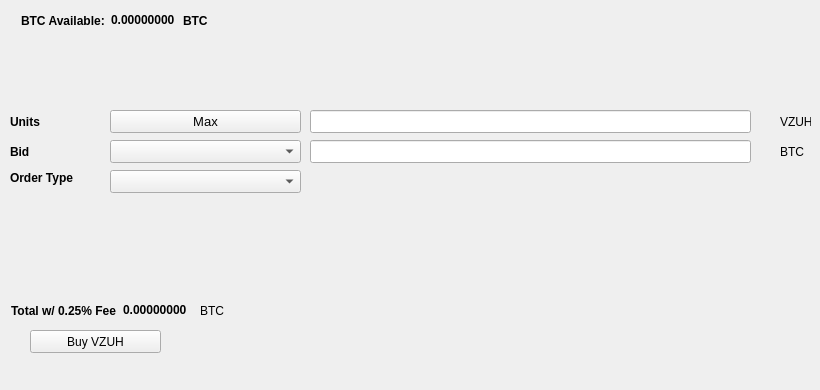
   <widget class="QWidget" name="BuyTab">
    <attribute name="title">
     <string>Buy</string>
    </attribute>
    <widget class="QPushButton" name="BuyVZUH">
     <property name="geometry">
      <rect>
       <x>30</x>
       <y>330</y>
       <width>131</width>
       <height>23</height>
      </rect>
     </property>
     <property name="text">
      <string>Buy VZUH</string>
     </property>
     <property name="icon">
      <iconset resource="../vzuh.qrc">
       <normaloff>:/icons/bitcoin</normaloff>:/icons/bitcoin</iconset>
     </property>
    </widget>
    <widget class="QLabel" name="label_3">
     <property name="geometry">
      <rect>
       <x>10</x>
       <y>110</y>
       <width>46</width>
       <height>23</height>
      </rect>
     </property>
     <property name="font">
      <font>
       <weight>75</weight>
       <bold>true</bold>
      </font>
     </property>
     <property name="text">
      <string>Units</string>
     </property>
    </widget>
    <widget class="QLineEdit" name="UnitsInput">
     <property name="geometry">
      <rect>
       <x>310</x>
       <y>110</y>
       <width>441</width>
       <height>23</height>
      </rect>
     </property>
     <property name="font">
      <font>
       <pointsize>9</pointsize>
       <weight>75</weight>
       <bold>true</bold>
      </font>
     </property>
    </widget>
    <widget class="QLineEdit" name="BuyBidPriceEdit">
     <property name="geometry">
      <rect>
       <x>310</x>
       <y>140</y>
       <width>441</width>
       <height>23</height>
      </rect>
     </property>
     <property name="font">
      <font>
       <pointsize>9</pointsize>
       <weight>75</weight>
       <bold>true</bold>
      </font>
     </property>
    </widget>
    <widget class="QLabel" name="label_4">
     <property name="geometry">
      <rect>
       <x>780</x>
       <y>110</y>
       <width>31</width>
       <height>23</height>
      </rect>
     </property>
     <property name="text">
      <string>VZUH</string>
     </property>
    </widget>
    <widget class="QLabel" name="label_5">
     <property name="geometry">
      <rect>
       <x>780</x>
       <y>140</y>
       <width>31</width>
       <height>23</height>
      </rect>
     </property>
     <property name="text">
      <string>BTC</string>
     </property>
    </widget>
    <widget class="QLabel" name="label_6">
     <property name="geometry">
      <rect>
       <x>10</x>
       <y>140</y>
       <width>46</width>
       <height>23</height>
      </rect>
     </property>
     <property name="font">
      <font>
       <weight>75</weight>
       <bold>true</bold>
      </font>
     </property>
     <property name="text">
      <string>Bid</string>
     </property>
    </widget>
    <widget class="QLabel" name="label_7">
     <property name="geometry">
      <rect>
       <x>10</x>
       <y>170</y>
       <width>91</width>
       <height>16</height>
      </rect>
     </property>
     <property name="font">
      <font>
       <weight>75</weight>
       <bold>true</bold>
      </font>
     </property>
     <property name="text">
      <string>Order Type</string>
     </property>
    </widget>
    <widget class="QPushButton" name="Buy_Max_Amount">
     <property name="geometry">
      <rect>
       <x>110</x>
       <y>110</y>
       <width>191</width>
       <height>23</height>
      </rect>
     </property>
     <property name="font">
      <font>
       <pointsize>10</pointsize>
      </font>
     </property>
     <property name="text">
      <string>Max</string>
     </property>
    </widget>
    <widget class="QComboBox" name="BuyBidcomboBox">
     <property name="geometry">
      <rect>
       <x>110</x>
       <y>140</y>
       <width>191</width>
       <height>23</height>
      </rect>
     </property>
     <property name="font">
      <font>
       <pointsize>10</pointsize>
      </font>
     </property>
    </widget>
    <widget class="QComboBox" name="buyOrdertypeCombo">
     <property name="geometry">
      <rect>
       <x>110</x>
       <y>170</y>
       <width>191</width>
       <height>23</height>
      </rect>
     </property>
     <property name="font">
      <font>
       <pointsize>10</pointsize>
      </font>
     </property>
    </widget>
    <widget class="QWidget" name="layoutWidget1">
     <property name="geometry">
      <rect>
       <x>21</x>
       <y>11</y>
       <width>227</width>
       <height>19</height>
      </rect>
     </property>
     <layout class="QHBoxLayout" name="horizontalLayout_3">
      <item>
       <widget class="QLabel" name="label232">
        <property name="font">
         <font>
          <weight>75</weight>
          <bold>true</bold>
         </font>
        </property>
        <property name="text">
         <string>BTC Available:</string>
        </property>
       </widget>
      </item>
      <item>
       <widget class="QLabel" name="BtcAvailableLbl">
        <property name="palette">
         <palette>
          <active>
           <colorrole role="WindowText">
            <brush brushstyle="SolidPattern">
             <color alpha="255">
              <red>0</red>
              <green>0</green>
              <blue>0</blue>
             </color>
            </brush>
           </colorrole>
           <colorrole role="Button">
            <brush brushstyle="SolidPattern">
             <color alpha="255">
              <red>0</red>
              <green>170</green>
              <blue>0</blue>
             </color>
            </brush>
           </colorrole>
           <colorrole role="Light">
            <brush brushstyle="SolidPattern">
             <color alpha="255">
              <red>0</red>
              <green>255</green>
              <blue>0</blue>
             </color>
            </brush>
           </colorrole>
           <colorrole role="Midlight">
            <brush brushstyle="SolidPattern">
             <color alpha="255">
              <red>0</red>
              <green>212</green>
              <blue>0</blue>
             </color>
            </brush>
           </colorrole>
           <colorrole role="Dark">
            <brush brushstyle="SolidPattern">
             <color alpha="255">
              <red>0</red>
              <green>85</green>
              <blue>0</blue>
             </color>
            </brush>
           </colorrole>
           <colorrole role="Mid">
            <brush brushstyle="SolidPattern">
             <color alpha="255">
              <red>0</red>
              <green>113</green>
              <blue>0</blue>
             </color>
            </brush>
           </colorrole>
           <colorrole role="Text">
            <brush brushstyle="SolidPattern">
             <color alpha="255">
              <red>0</red>
              <green>170</green>
              <blue>0</blue>
             </color>
            </brush>
           </colorrole>
           <colorrole role="BrightText">
            <brush brushstyle="SolidPattern">
             <color alpha="255">
              <red>255</red>
              <green>255</green>
              <blue>255</blue>
             </color>
            </brush>
           </colorrole>
           <colorrole role="ButtonText">
            <brush brushstyle="SolidPattern">
             <color alpha="255">
              <red>0</red>
              <green>0</green>
              <blue>0</blue>
             </color>
            </brush>
           </colorrole>
           <colorrole role="Base">
            <brush brushstyle="SolidPattern">
             <color alpha="255">
              <red>255</red>
              <green>255</green>
              <blue>255</blue>
             </color>
            </brush>
           </colorrole>
           <colorrole role="Window">
            <brush brushstyle="SolidPattern">
             <color alpha="255">
              <red>0</red>
              <green>170</green>
              <blue>0</blue>
             </color>
            </brush>
           </colorrole>
           <colorrole role="Shadow">
            <brush brushstyle="SolidPattern">
             <color alpha="255">
              <red>0</red>
              <green>0</green>
              <blue>0</blue>
             </color>
            </brush>
           </colorrole>
           <colorrole role="AlternateBase">
            <brush brushstyle="SolidPattern">
             <color alpha="255">
              <red>127</red>
              <green>212</green>
              <blue>127</blue>
             </color>
            </brush>
           </colorrole>
           <colorrole role="ToolTipBase">
            <brush brushstyle="SolidPattern">
             <color alpha="255">
              <red>255</red>
              <green>255</green>
              <blue>220</blue>
             </color>
            </brush>
           </colorrole>
           <colorrole role="ToolTipText">
            <brush brushstyle="SolidPattern">
             <color alpha="255">
              <red>0</red>
              <green>0</green>
              <blue>0</blue>
             </color>
            </brush>
           </colorrole>
          </active>
          <inactive>
           <colorrole role="WindowText">
            <brush brushstyle="SolidPattern">
             <color alpha="255">
              <red>0</red>
              <green>0</green>
              <blue>0</blue>
             </color>
            </brush>
           </colorrole>
           <colorrole role="Button">
            <brush brushstyle="SolidPattern">
             <color alpha="255">
              <red>0</red>
              <green>170</green>
              <blue>0</blue>
             </color>
            </brush>
           </colorrole>
           <colorrole role="Light">
            <brush brushstyle="SolidPattern">
             <color alpha="255">
              <red>0</red>
              <green>255</green>
              <blue>0</blue>
             </color>
            </brush>
           </colorrole>
           <colorrole role="Midlight">
            <brush brushstyle="SolidPattern">
             <color alpha="255">
              <red>0</red>
              <green>212</green>
              <blue>0</blue>
             </color>
            </brush>
           </colorrole>
           <colorrole role="Dark">
            <brush brushstyle="SolidPattern">
             <color alpha="255">
              <red>0</red>
              <green>85</green>
              <blue>0</blue>
             </color>
            </brush>
           </colorrole>
           <colorrole role="Mid">
            <brush brushstyle="SolidPattern">
             <color alpha="255">
              <red>0</red>
              <green>113</green>
              <blue>0</blue>
             </color>
            </brush>
           </colorrole>
           <colorrole role="Text">
            <brush brushstyle="SolidPattern">
             <color alpha="255">
              <red>0</red>
              <green>170</green>
              <blue>0</blue>
             </color>
            </brush>
           </colorrole>
           <colorrole role="BrightText">
            <brush brushstyle="SolidPattern">
             <color alpha="255">
              <red>255</red>
              <green>255</green>
              <blue>255</blue>
             </color>
            </brush>
           </colorrole>
           <colorrole role="ButtonText">
            <brush brushstyle="SolidPattern">
             <color alpha="255">
              <red>0</red>
              <green>0</green>
              <blue>0</blue>
             </color>
            </brush>
           </colorrole>
           <colorrole role="Base">
            <brush brushstyle="SolidPattern">
             <color alpha="255">
              <red>255</red>
              <green>255</green>
              <blue>255</blue>
             </color>
            </brush>
           </colorrole>
           <colorrole role="Window">
            <brush brushstyle="SolidPattern">
             <color alpha="255">
              <red>0</red>
              <green>170</green>
              <blue>0</blue>
             </color>
            </brush>
           </colorrole>
           <colorrole role="Shadow">
            <brush brushstyle="SolidPattern">
             <color alpha="255">
              <red>0</red>
              <green>0</green>
              <blue>0</blue>
             </color>
            </brush>
           </colorrole>
           <colorrole role="AlternateBase">
            <brush brushstyle="SolidPattern">
             <color alpha="255">
              <red>127</red>
              <green>212</green>
              <blue>127</blue>
             </color>
            </brush>
           </colorrole>
           <colorrole role="ToolTipBase">
            <brush brushstyle="SolidPattern">
             <color alpha="255">
              <red>255</red>
              <green>255</green>
              <blue>220</blue>
             </color>
            </brush>
           </colorrole>
           <colorrole role="ToolTipText">
            <brush brushstyle="SolidPattern">
             <color alpha="255">
              <red>0</red>
              <green>0</green>
              <blue>0</blue>
             </color>
            </brush>
           </colorrole>
          </inactive>
          <disabled>
           <colorrole role="WindowText">
            <brush brushstyle="SolidPattern">
             <color alpha="255">
              <red>0</red>
              <green>85</green>
              <blue>0</blue>
             </color>
            </brush>
           </colorrole>
           <colorrole role="Button">
            <brush brushstyle="SolidPattern">
             <color alpha="255">
              <red>0</red>
              <green>170</green>
              <blue>0</blue>
             </color>
            </brush>
           </colorrole>
           <colorrole role="Light">
            <brush brushstyle="SolidPattern">
             <color alpha="255">
              <red>0</red>
              <green>255</green>
              <blue>0</blue>
             </color>
            </brush>
           </colorrole>
           <colorrole role="Midlight">
            <brush brushstyle="SolidPattern">
             <color alpha="255">
              <red>0</red>
              <green>212</green>
              <blue>0</blue>
             </color>
            </brush>
           </colorrole>
           <colorrole role="Dark">
            <brush brushstyle="SolidPattern">
             <color alpha="255">
              <red>0</red>
              <green>85</green>
              <blue>0</blue>
             </color>
            </brush>
           </colorrole>
           <colorrole role="Mid">
            <brush brushstyle="SolidPattern">
             <color alpha="255">
              <red>0</red>
              <green>113</green>
              <blue>0</blue>
             </color>
            </brush>
           </colorrole>
           <colorrole role="Text">
            <brush brushstyle="SolidPattern">
             <color alpha="255">
              <red>0</red>
              <green>85</green>
              <blue>0</blue>
             </color>
            </brush>
           </colorrole>
           <colorrole role="BrightText">
            <brush brushstyle="SolidPattern">
             <color alpha="255">
              <red>255</red>
              <green>255</green>
              <blue>255</blue>
             </color>
            </brush>
           </colorrole>
           <colorrole role="ButtonText">
            <brush brushstyle="SolidPattern">
             <color alpha="255">
              <red>0</red>
              <green>85</green>
              <blue>0</blue>
             </color>
            </brush>
           </colorrole>
           <colorrole role="Base">
            <brush brushstyle="SolidPattern">
             <color alpha="255">
              <red>0</red>
              <green>170</green>
              <blue>0</blue>
             </color>
            </brush>
           </colorrole>
           <colorrole role="Window">
            <brush brushstyle="SolidPattern">
             <color alpha="255">
              <red>0</red>
              <green>170</green>
              <blue>0</blue>
             </color>
            </brush>
           </colorrole>
           <colorrole role="Shadow">
            <brush brushstyle="SolidPattern">
             <color alpha="255">
              <red>0</red>
              <green>0</green>
              <blue>0</blue>
             </color>
            </brush>
           </colorrole>
           <colorrole role="AlternateBase">
            <brush brushstyle="SolidPattern">
             <color alpha="255">
              <red>0</red>
              <green>170</green>
              <blue>0</blue>
             </color>
            </brush>
           </colorrole>
           <colorrole role="ToolTipBase">
            <brush brushstyle="SolidPattern">
             <color alpha="255">
              <red>255</red>
              <green>255</green>
              <blue>220</blue>
             </color>
            </brush>
           </colorrole>
           <colorrole role="ToolTipText">
            <brush brushstyle="SolidPattern">
             <color alpha="255">
              <red>0</red>
              <green>0</green>
              <blue>0</blue>
             </color>
            </brush>
           </colorrole>
          </disabled>
         </palette>
        </property>
        <property name="font">
         <font>
          <weight>75</weight>
          <bold>true</bold>
         </font>
        </property>
        <property name="text">
         <string>0.00000000</string>
        </property>
        <property name="textInteractionFlags">
         <set>Qt::LinksAccessibleByMouse|Qt::TextSelectableByKeyboard|Qt::TextSelectableByMouse</set>
        </property>
       </widget>
      </item>
      <item>
       <widget class="QLabel" name="BtcAvailableLbl_2">
        <property name="font">
         <font>
          <weight>75</weight>
          <bold>true</bold>
         </font>
        </property>
        <property name="text">
         <string>BTC</string>
        </property>
       </widget>
      </item>
     </layout>
    </widget>
    <widget class="QWidget" name="layoutWidge2">
     <property name="geometry">
      <rect>
       <x>11</x>
       <y>301</y>
       <width>259</width>
       <height>19</height>
      </rect>
     </property>
     <layout class="QHBoxLayout" name="horizontalLayout_4">
      <item>
       <widget class="QLabel" name="label_9">
        <property name="font">
         <font>
          <weight>75</weight>
          <bold>true</bold>
         </font>
        </property>
        <property name="text">
         <string>Total w/ 0.25% Fee</string>
        </property>
       </widget>
      </item>
      <item>
       <widget class="QLabel" name="BuyCostLabel">
        <property name="palette">
         <palette>
          <active>
           <colorrole role="WindowText">
            <brush brushstyle="SolidPattern">
             <color alpha="255">
              <red>0</red>
              <green>0</green>
              <blue>0</blue>
             </color>
            </brush>
           </colorrole>
           <colorrole role="Button">
            <brush brushstyle="SolidPattern">
             <color alpha="255">
              <red>0</red>
              <green>170</green>
              <blue>0</blue>
             </color>
            </brush>
           </colorrole>
           <colorrole role="Light">
            <brush brushstyle="SolidPattern">
             <color alpha="255">
              <red>0</red>
              <green>255</green>
              <blue>0</blue>
             </color>
            </brush>
           </colorrole>
           <colorrole role="Midlight">
            <brush brushstyle="SolidPattern">
             <color alpha="255">
              <red>0</red>
              <green>212</green>
              <blue>0</blue>
             </color>
            </brush>
           </colorrole>
           <colorrole role="Dark">
            <brush brushstyle="SolidPattern">
             <color alpha="255">
              <red>0</red>
              <green>85</green>
              <blue>0</blue>
             </color>
            </brush>
           </colorrole>
           <colorrole role="Mid">
            <brush brushstyle="SolidPattern">
             <color alpha="255">
              <red>0</red>
              <green>113</green>
              <blue>0</blue>
             </color>
            </brush>
           </colorrole>
           <colorrole role="Text">
            <brush brushstyle="SolidPattern">
             <color alpha="255">
              <red>0</red>
              <green>170</green>
              <blue>0</blue>
             </color>
            </brush>
           </colorrole>
           <colorrole role="BrightText">
            <brush brushstyle="SolidPattern">
             <color alpha="255">
              <red>255</red>
              <green>255</green>
              <blue>255</blue>
             </color>
            </brush>
           </colorrole>
           <colorrole role="ButtonText">
            <brush brushstyle="SolidPattern">
             <color alpha="255">
              <red>0</red>
              <green>0</green>
              <blue>0</blue>
             </color>
            </brush>
           </colorrole>
           <colorrole role="Base">
            <brush brushstyle="SolidPattern">
             <color alpha="255">
              <red>255</red>
              <green>255</green>
              <blue>255</blue>
             </color>
            </brush>
           </colorrole>
           <colorrole role="Window">
            <brush brushstyle="SolidPattern">
             <color alpha="255">
              <red>0</red>
              <green>170</green>
              <blue>0</blue>
             </color>
            </brush>
           </colorrole>
           <colorrole role="Shadow">
            <brush brushstyle="SolidPattern">
             <color alpha="255">
              <red>0</red>
              <green>0</green>
              <blue>0</blue>
             </color>
            </brush>
           </colorrole>
           <colorrole role="AlternateBase">
            <brush brushstyle="SolidPattern">
             <color alpha="255">
              <red>127</red>
              <green>212</green>
              <blue>127</blue>
             </color>
            </brush>
           </colorrole>
           <colorrole role="ToolTipBase">
            <brush brushstyle="SolidPattern">
             <color alpha="255">
              <red>255</red>
              <green>255</green>
              <blue>220</blue>
             </color>
            </brush>
           </colorrole>
           <colorrole role="ToolTipText">
            <brush brushstyle="SolidPattern">
             <color alpha="255">
              <red>0</red>
              <green>0</green>
              <blue>0</blue>
             </color>
            </brush>
           </colorrole>
          </active>
          <inactive>
           <colorrole role="WindowText">
            <brush brushstyle="SolidPattern">
             <color alpha="255">
              <red>0</red>
              <green>0</green>
              <blue>0</blue>
             </color>
            </brush>
           </colorrole>
           <colorrole role="Button">
            <brush brushstyle="SolidPattern">
             <color alpha="255">
              <red>0</red>
              <green>170</green>
              <blue>0</blue>
             </color>
            </brush>
           </colorrole>
           <colorrole role="Light">
            <brush brushstyle="SolidPattern">
             <color alpha="255">
              <red>0</red>
              <green>255</green>
              <blue>0</blue>
             </color>
            </brush>
           </colorrole>
           <colorrole role="Midlight">
            <brush brushstyle="SolidPattern">
             <color alpha="255">
              <red>0</red>
              <green>212</green>
              <blue>0</blue>
             </color>
            </brush>
           </colorrole>
           <colorrole role="Dark">
            <brush brushstyle="SolidPattern">
             <color alpha="255">
              <red>0</red>
              <green>85</green>
              <blue>0</blue>
             </color>
            </brush>
           </colorrole>
           <colorrole role="Mid">
            <brush brushstyle="SolidPattern">
             <color alpha="255">
              <red>0</red>
              <green>113</green>
              <blue>0</blue>
             </color>
            </brush>
           </colorrole>
           <colorrole role="Text">
            <brush brushstyle="SolidPattern">
             <color alpha="255">
              <red>0</red>
              <green>170</green>
              <blue>0</blue>
             </color>
            </brush>
           </colorrole>
           <colorrole role="BrightText">
            <brush brushstyle="SolidPattern">
             <color alpha="255">
              <red>255</red>
              <green>255</green>
              <blue>255</blue>
             </color>
            </brush>
           </colorrole>
           <colorrole role="ButtonText">
            <brush brushstyle="SolidPattern">
             <color alpha="255">
              <red>0</red>
              <green>0</green>
              <blue>0</blue>
             </color>
            </brush>
           </colorrole>
           <colorrole role="Base">
            <brush brushstyle="SolidPattern">
             <color alpha="255">
              <red>255</red>
              <green>255</green>
              <blue>255</blue>
             </color>
            </brush>
           </colorrole>
           <colorrole role="Window">
            <brush brushstyle="SolidPattern">
             <color alpha="255">
              <red>0</red>
              <green>170</green>
              <blue>0</blue>
             </color>
            </brush>
           </colorrole>
           <colorrole role="Shadow">
            <brush brushstyle="SolidPattern">
             <color alpha="255">
              <red>0</red>
              <green>0</green>
              <blue>0</blue>
             </color>
            </brush>
           </colorrole>
           <colorrole role="AlternateBase">
            <brush brushstyle="SolidPattern">
             <color alpha="255">
              <red>127</red>
              <green>212</green>
              <blue>127</blue>
             </color>
            </brush>
           </colorrole>
           <colorrole role="ToolTipBase">
            <brush brushstyle="SolidPattern">
             <color alpha="255">
              <red>255</red>
              <green>255</green>
              <blue>220</blue>
             </color>
            </brush>
           </colorrole>
           <colorrole role="ToolTipText">
            <brush brushstyle="SolidPattern">
             <color alpha="255">
              <red>0</red>
              <green>0</green>
              <blue>0</blue>
             </color>
            </brush>
           </colorrole>
          </inactive>
          <disabled>
           <colorrole role="WindowText">
            <brush brushstyle="SolidPattern">
             <color alpha="255">
              <red>0</red>
              <green>85</green>
              <blue>0</blue>
             </color>
            </brush>
           </colorrole>
           <colorrole role="Button">
            <brush brushstyle="SolidPattern">
             <color alpha="255">
              <red>0</red>
              <green>170</green>
              <blue>0</blue>
             </color>
            </brush>
           </colorrole>
           <colorrole role="Light">
            <brush brushstyle="SolidPattern">
             <color alpha="255">
              <red>0</red>
              <green>255</green>
              <blue>0</blue>
             </color>
            </brush>
           </colorrole>
           <colorrole role="Midlight">
            <brush brushstyle="SolidPattern">
             <color alpha="255">
              <red>0</red>
              <green>212</green>
              <blue>0</blue>
             </color>
            </brush>
           </colorrole>
           <colorrole role="Dark">
            <brush brushstyle="SolidPattern">
             <color alpha="255">
              <red>0</red>
              <green>85</green>
              <blue>0</blue>
             </color>
            </brush>
           </colorrole>
           <colorrole role="Mid">
            <brush brushstyle="SolidPattern">
             <color alpha="255">
              <red>0</red>
              <green>113</green>
              <blue>0</blue>
             </color>
            </brush>
           </colorrole>
           <colorrole role="Text">
            <brush brushstyle="SolidPattern">
             <color alpha="255">
              <red>0</red>
              <green>85</green>
              <blue>0</blue>
             </color>
            </brush>
           </colorrole>
           <colorrole role="BrightText">
            <brush brushstyle="SolidPattern">
             <color alpha="255">
              <red>255</red>
              <green>255</green>
              <blue>255</blue>
             </color>
            </brush>
           </colorrole>
           <colorrole role="ButtonText">
            <brush brushstyle="SolidPattern">
             <color alpha="255">
              <red>0</red>
              <green>85</green>
              <blue>0</blue>
             </color>
            </brush>
           </colorrole>
           <colorrole role="Base">
            <brush brushstyle="SolidPattern">
             <color alpha="255">
              <red>0</red>
              <green>170</green>
              <blue>0</blue>
             </color>
            </brush>
           </colorrole>
           <colorrole role="Window">
            <brush brushstyle="SolidPattern">
             <color alpha="255">
              <red>0</red>
              <green>170</green>
              <blue>0</blue>
             </color>
            </brush>
           </colorrole>
           <colorrole role="Shadow">
            <brush brushstyle="SolidPattern">
             <color alpha="255">
              <red>0</red>
              <green>0</green>
              <blue>0</blue>
             </color>
            </brush>
           </colorrole>
           <colorrole role="AlternateBase">
            <brush brushstyle="SolidPattern">
             <color alpha="255">
              <red>0</red>
              <green>170</green>
              <blue>0</blue>
             </color>
            </brush>
           </colorrole>
           <colorrole role="ToolTipBase">
            <brush brushstyle="SolidPattern">
             <color alpha="255">
              <red>255</red>
              <green>255</green>
              <blue>220</blue>
             </color>
            </brush>
           </colorrole>
           <colorrole role="ToolTipText">
            <brush brushstyle="SolidPattern">
             <color alpha="255">
              <red>0</red>
              <green>0</green>
              <blue>0</blue>
             </color>
            </brush>
           </colorrole>
          </disabled>
         </palette>
        </property>
        <property name="font">
         <font>
          <weight>75</weight>
          <bold>true</bold>
         </font>
        </property>
        <property name="autoFillBackground">
         <bool>false</bool>
        </property>
        <property name="text">
         <string>0.00000000</string>
        </property>
        <property name="textInteractionFlags">
         <set>Qt::LinksAccessibleByMouse|Qt::TextSelectableByMouse</set>
        </property>
       </widget>
      </item>
      <item>
       <widget class="QLabel" name="label_10">
        <property name="font">
         <font>
          <weight>50</weight>
          <bold>false</bold>
         </font>
        </property>
        <property name="text">
         <string>BTC</string>
        </property>
       </widget>
      </item>
     </layout>
    </widget>
    <widget class="QLabel" name="label_24">
     <property name="geometry">
      <rect>
       <x>460</x>
       <y>300</y>
       <width>281</width>
       <height>81</height>
      </rect>
     </property>
     <property name="text">
      <string/>
     </property>
     <property name="pixmap">
      <pixmap>:/images/bittrex</pixmap>
     </property>
    </widget>
   </widget>
